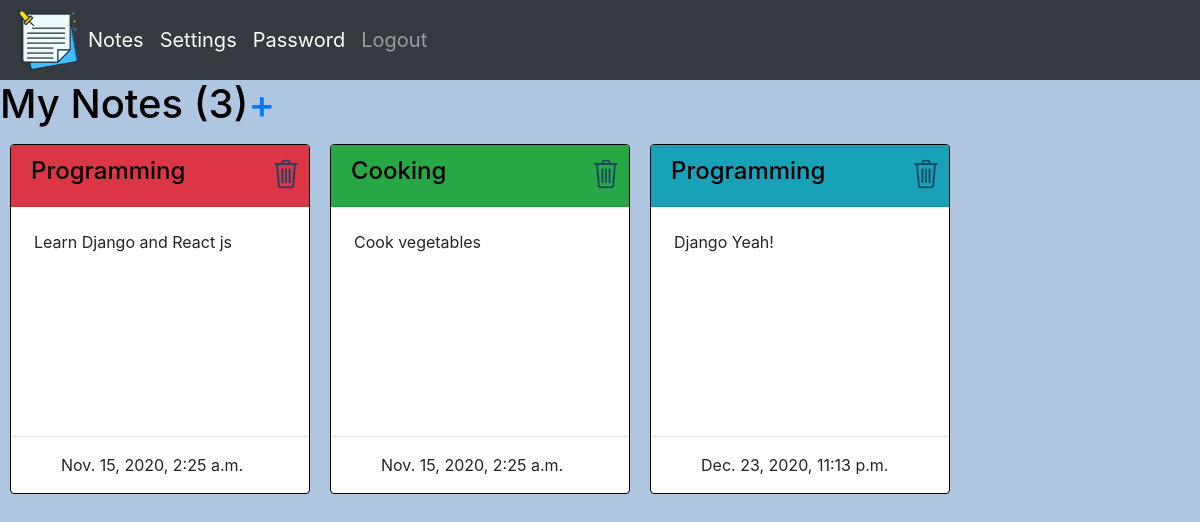
The page / (signed in) on the database as committed earlier.
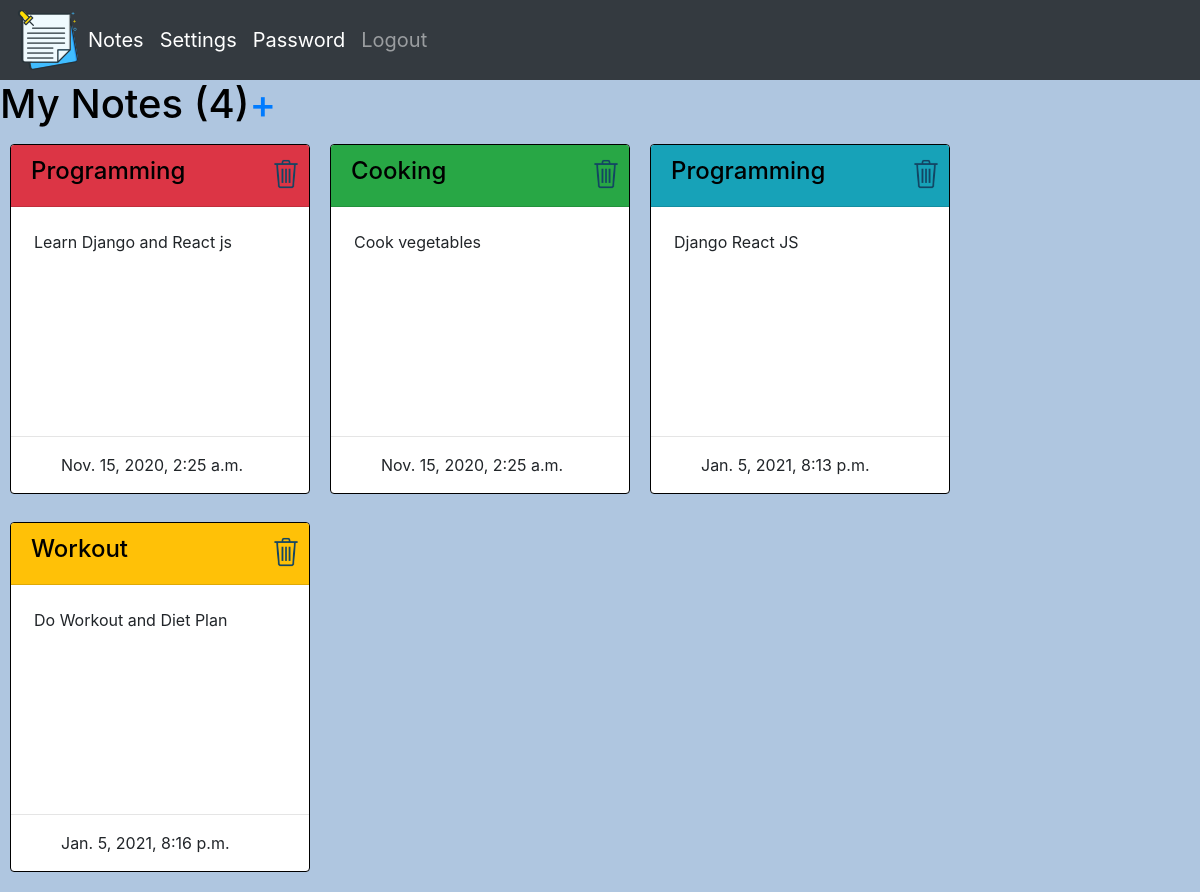
The same page on the database as committed later.
### noteApp/models.py (models this page shows, shortened)
class Note(models.Model):
    colors = [
        ("bg-danger","Red"),
        ("bg-info","Teal"),
        ("bg-success","Green"),
        ("bg-warning","Yellow"),
    ]
    title = models.CharField(max_length=200, null=True)
    description = models.TextField(max_length=200)
    date_created = models.DateTimeField(auto_now_add=True)
    color = models.CharField(max_length=10,choices=colors,default="Teal")
    user = models.ForeignKey(User, on_delete=models.CASCADE, null=True)

### noteApp/decorators.py (the view)
        def wrapper_func(request, *args, **kwargs):
            group = None
            if request.user.groups.exists():
                group = request.user.groups.all()[0].name
            if group in allowed_roles:
                return view_func(request, *args, **kwargs)
            else:
                return HttpResponse("You are not authorized to view this page")

### noteApp/views.py (called while the page is built)
@login_required(login_url='loginPage')
@allowed_users(allowed_roles=['user','admin'])
def notes(request):
    un = request.user
    notes = Note.objects.all().filter(user=un)
    notes_num = notes.count()
    context = {
        "notes":notes,
        "notes_num":notes_num,
    }
    return render(request, "noteApp/notes.html", context)

### noteApp/templates/noteApp/notes.html (shortened to what this page needs)
{% extends 'noteApp/base.html' %}
{% load static %}
{% block content %}
<span class="createNoteLink"><h1 id="myNotes">My Notes ({{notes_num}}) </h1></span>
<span class="createNoteLink"><a href="{% url 'createNote' %}"><h1> + </h1></a></span>
<div style="clear: both;">
    {% for note in notes %}
        <div class="card">
            <div class="card-header {{note.color}}"><a id="noteHeader" href="{% url 'editNote' note.id %}"><h4>{{note.title}}</h4></a>
                <a href="{% url 'deleteNote' note.id %}"><img id="deleteImg" src="{% static '/images/trash.png' %}"></a></div>
            <div class="card-body">
                <p class="card-text">{{note.description}}</p>
            </div>
            <hr>
            <div>
                <p id="dateText">{{note.date_created}}</p>
            </div>
        </div>
    {% endfor %}
</div>
{% endblock %}

### noteApp/templates/noteApp/base.html (shortened to what this page needs)
{% load static %}
<!DOCTYPE html>
<html lang="en">
<head>
    <link rel="stylesheet" href="https://maxcdn.bootstrapcdn.com/bootstrap/4.0.0/css/bootstrap.min.css">
    <link rel="stylesheet" href="{% static '/css/main.css' %}">
</head>
<body >
    {% include 'noteApp/navbar.html' %}
    {% block content %}
    {% endblock %}
</body>
</html>

### noteApp/templates/noteApp/navbar.html (shortened to what this page needs)
{% load static %}
<nav class="navbar navbar-expand-lg navbar-dark bg-dark">
  <a href="{% url 'notes' %}"><img src="{% static 'images/logo.png' %}"></a>
  <div class="collapse navbar-collapse" id="navbarNav">
    <ul class="navbar-nav">
      <li class="nav-item active">
        <a class="nav-link" href="{% url 'notes' %}">Notes</a>
      </li>
      <li class="nav-item active">
        <a class="nav-link" href="{% url 'settings' %}">Settings</a>
      </li>
      <li class="nav-item active">
        <a class="nav-link" href="{% url 'change_password' %}">Password</a>
      </li>
      <li class="nav-item ">
        <a class="nav-link" href="{% url 'logoutPage' %}">Logout</a>
      </li>
    </ul>
  </div>
</nav>

### static/css/main.css (style rules this page uses)
hr { clear:left; }
.card { float: left; margin-right: 10px; margin-left: 10px; margin-top: 8px; margin-bottom: 20px; width: 300px; height: 350px; max-height: 350px; border-color: black; }
#deleteImg { max-width: 38px; position: absolute; top: 10px; right: 4px; }
.card-body { overflow: auto; }
.card-text { padding: 3px; }
#noteHeader { color: black; }
#dateText { padding-left: 50px; }
.createNoteLink { float: left; color:black; }
.navbar { font-size: 20px; }

### noteApp/templates/noteApp/base.html (style rules this page uses)
body { background-color: rgb(175, 198, 224); }

Rows that differ between the two databases and show on the page:
changed Note: description "Django Yeah!" → "Django React JS"; date_created "Dec. 23, 2020, 11:13 p.m." → "Jan. 5, 2021, 8:13 p.m."
added Note: title "Workout", description "Do Workout and Diet Plan", date_created "Jan. 5, 2021, 8:16 p.m."
Other text that changed with them:
{{ notes_num }}: "3" → "4"
